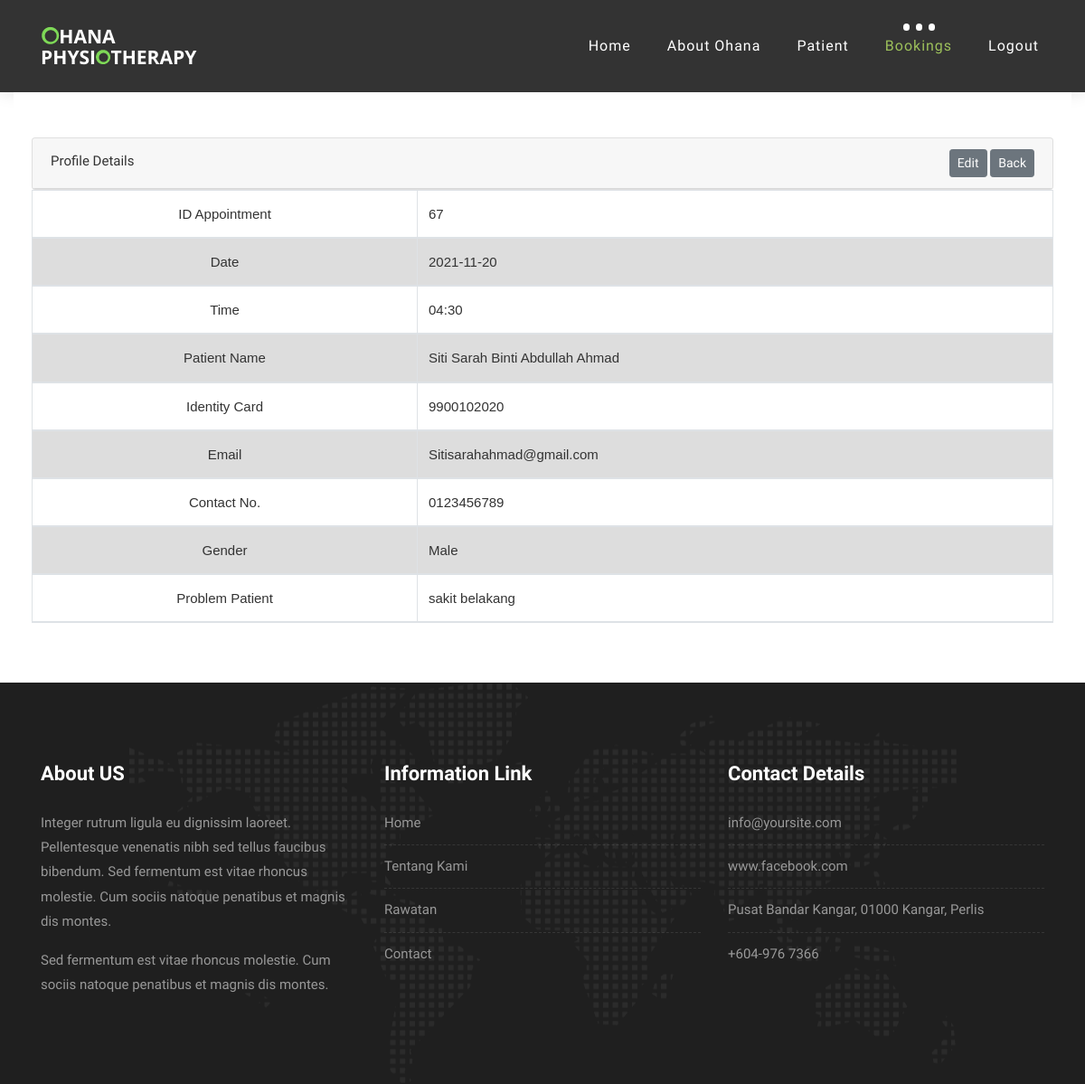
Screenshot of /admin/displaybooking.php?id=67 with the database file from the repository.
### tables this page shows
CREATE TABLE `bookings` (
  `id_book` int(11) NOT NULL,
  `date` date NOT NULL,
  `timeslot` varchar(50) NOT NULL,
  `name` varchar(50) NOT NULL,
  `gender` varchar(50) NOT NULL,
  `phone` varchar(50) NOT NULL,
  `email` varchar(50) NOT NULL,
  `comment` varchar(50) NOT NULL,
  `ic` varchar(50) NOT NULL,
  `id_patient` int(11) NOT NULL
);

### admin/displaybooking.php (the view, shortened to what this page needs)
<?php
include('connection.php');
$id_book=$_GET['id'];
$sql = "SELECT * FROM bookings WHERE id_book='$id_book'";
$result = mysqli_query($conn, $sql);
?>
<!DOCTYPE html>
<html lang="en">
        <link href="//maxcdn.bootstrapcdn.com/bootstrap/4.1.1/css/bootstrap.min.css" rel="stylesheet" id="bootstrap-css">
        <link rel="stylesheet" href="//maxcdn.bootstrapcdn.com/bootstrap/4.0.0-alpha.6/css/bootstrap.min.css" />
        <link href="//maxcdn.bootstrapcdn.com/font-awesome/4.3.0/css/font-awesome.min.css" rel="stylesheet" />
	<link rel="stylesheet" type="text/css" href="vendor/bootstrap/css/bootstrap.min.css">
	<link rel="stylesheet" type="text/css" href="fonts/font-awesome-4.7.0/css/font-awesome.min.css">
	<link rel="stylesheet" type="text/css" href="vendor/animate/animate.css">
	<link rel="stylesheet" type="text/css" href="vendor/select2/select2.min.css">
	<link rel="stylesheet" type="text/css" href="vendor/perfect-scrollbar/perfect-scrollbar.css">
	<link rel="stylesheet" type="text/css" href="css/util.css">
	<link rel="stylesheet" type="text/css" href="css/main.css">
    <link rel="stylesheet" href="css/bootstrap.min.css">
    <link rel="stylesheet" href="style.css">
    <link rel="stylesheet" href="css/versions.css">
    <link rel="stylesheet" href="css/responsive.css">
    <link rel="stylesheet" href="css/custom.css">
</head>
<body class="host_version">
	<header class="top-navbar">
		<nav class="navbar navbar-expand-lg navbar-light bg-light">
			<div class="container-fluid">
				<a class="navbar-brand" href="index.php">
					<img src="images/ohana.png" alt="" />
				</a>
				<div class="collapse navbar-collapse" id="navbars-host">
					<ul class="navbar-nav ml-auto">
						<li class="nav-item"><a class="nav-link" href="admin.php">Home</a></li>
						<li class="nav-item dropdown">
							<a class="nav-link dropdown-toggle" href="#" id="dropdown-a" data-toggle="dropdown">About Ohana </a>
						</li>
						<li class="nav-item dropdown">
							<a class="nav-link dropdown-toggle" href="#" id="dropdown-a" data-toggle="dropdown">Patient </a>
						</li>
						<li class="nav-item dropdown active">
							<a class="nav-link dropdown-toggle" href="#" id="dropdown-a" data-toggle="dropdown">Bookings </a>
						</li>
						<li class="nav-item"><a class="nav-link" href="logout.php">Logout</a></li>
					</ul>
				</div>
			</div>
		</nav>
	</header>
	<div class="col-lg-12">
	<form action="viewpatient.php" method="post" class="checkdomain form-inline" >
	<div class="card-body">
	<div class="table-responsive">
		<table class="table table-striped table-bordered" id="appointment_list_table">
			<thead>
			<div class="card">
				<div class="card-header">
					<div class="row">
						<div class="col-md-6">
							Profile Details
						</div>
						<?php
							if(mysqli_num_rows($result) > 0)
							{
							while($row = mysqli_fetch_assoc($result))
							{
						?>
						<div class="col-md-6 text-right">
							<a href="editbooking.php?id=<?php echo $row["id_book"]; ?>" class="btn btn-secondary btn-sm" onClick="return confirm('Do you really want to update?');">Edit</a>
							<a href="viewbooking.php" class="btn btn-secondary btn-sm">Back</a>
						</div>
						<tr>
							<th class="text-center" width="20%">ID Appointment</th>
							<td><?php echo $row['id_book']; ?></td>
						</tr>
						<tr>
							<th class="text-center" width="20%">Date</th>
							<td><?php echo $row['date']; ?></td>
						</tr>
						<tr>
							<th class="text-center" width="20%">Time</th>
							<td><?php echo $row['timeslot']; ?></td>
						</tr>
						<tr>
							<th class="text-center" width="20%">Patient Name</th>
							<td><?php echo $row['name']; ?></td>
						</tr>
						<tr>
							<th class="text-center" width="20%">Identity Card</th>
							<td><?php echo $row['ic']; ?></td>
						</tr>
						<tr>
							<th class="text-center" width="20%">Email</th>
							<td><?php echo $row['email']; ?></td>
						</tr>
						<tr>
							<th class="text-center" width="20%">Contact No.</th>
							<td><?php echo $row['phone']; ?></td>
						</tr>
						<tr>
							<th class="text-center" width="20%">Gender</th>
							<td><?php echo $row['gender']; ?></td>
						</tr>
						<tr>
							<th class="text-center" width="20%">Problem Patient</th>
							<td><?php echo $row['comment']; ?></td>
						</tr>
						<?php
							   }
							}
							else
							{
							   echo "0 results";
							}
						?>
					</div>
				</div>
			</div>
				</thead>
		</table>
	</div>
	</div>
 </form>
                </div>
  <footer class="footer">
        <div class="container">
            <div class="row">
                <div class="col-lg-4 col-md-4 col-xs-12">
                    <div class="widget clearfix">
                        <div class="widget-title">
                            <h3>About US</h3>
                        </div>
                        <p> Integer rutrum ligula eu dignissim laoreet. Pellentesque venenatis nibh sed tellus faucibus bibendum. Sed fermentum est vitae rhoncus molestie. Cum sociis natoque penatibus et magnis dis montes.</p>
                        <p>Sed fermentum est vitae rhoncus molestie. Cum sociis natoque penatibus et magnis dis montes.</p>
                    </div>
                </div>
				<div class="col-lg-4 col-md-4 col-xs-12">
                    <div class="widget clearfix">
                        <div class="widget-title">
                            <h3>Information Link</h3>
                        </div>
                        <ul class="footer-links">
                            <li><a href="index.php">Home</a></li>
							<li><a href="about.php">Tentang Kami</a></li>
							<li><a href="hosting.php">Rawatan</a></li>
							<li><a href="contact.php">Contact</a></li>
                        </ul>
                    </div>
                </div>
                <div class="col-lg-4 col-md-4 col-xs-12">
                    <div class="widget clearfix">
                        <div class="widget-title">
                            <h3>Contact Details</h3>
                        </div>
                        <ul class="footer-links">
                            <li><a href="mailto:#">info@yoursite.com</a></li>
                            <li><a href="#">www.facebook.com</a></li>
                            <li> Pusat Bandar Kangar, 01000 Kangar, Perlis</li>
                            <li>+604-976 7366</li>
                        </ul>
                    </div>
                </div>
            </div>
        </div>
    </footer>
</body>
</html>

### admin/css/main.css (style rules this page uses)
* { margin: 0px; padding: 0px; box-sizing: border-box; }
body, html { height: 100%; font-family: sans-serif; }
a { margin: 0px; transition: all 0.4s; -webkit-transition: all 0.4s; -o-transition: all 0.4s; -moz-transition: all 0.4s; }
h1,h2,h3,h4,h5,h6 { margin: 0px; }
p { margin: 0px; }
ul, li { margin: 0px; list-style-type: none; }
table { width: 100%; background-color: #fff; }
th, td { font-weight: unset; padding-right: 10px; }

### admin/style.css (style rules this page uses)
body { color: #333333; font-size: 15px; font-family: 'Quicksand', sans-serif; line-height: 1.80857; }
html, body { height: 100%; }
a { color: #1f1f1f; text-decoration: none !important; outline: none !important; -webkit-transition: all .3s ease-in-out; -moz-transition: all .3s ease-in-out; -ms-transition: all .3s ease-in-out; -o-transition: all .3s ease-in-out; transition: all .3s ease-in-out; }
h1, h2, h3, h4, h5, h6 { letter-spacing: 0; font-weight: normal; position: relative; padding: 0 0 10px 0; font-weight: normal; line-height: 120% !important; color: #1f1f1f; margin: 0 }
h3 { font-size: 18px }
a { color: #1f1f1f; text-decoration: none; outline: none; }
a, .btn { text-decoration: none !important; outline: none !important; -webkit-transition: all .3s ease-in-out; -moz-transition: all .3s ease-in-out; -ms-transition: all .3s ease-in-out; -o-transition: all .3s ease-in-out; transition: all .3s ease-in-out; }
.top-navbar .bg-light { background: #333333 !important; }
.top-navbar .navbar-light .navbar-nav .nav-link { color: #ffffff; font-size: 16px; font-weight: 500; }
.top-navbar .navbar-light .navbar-nav .nav-item { position: relative; display: inline-block; padding: 15px 0px; margin: 0px 20px; }
.top-navbar .navbar-light .navbar-nav .nav-item .nav-link { padding: 6px 0px; position: relative; display: block; line-height: 30px; letter-spacing: 1px; }
.top-navbar .navbar-light .navbar-nav .nav-item::after { position: absolute; content: ''; left: 50%; bottom: auto; top: 11px; width: 7px; height: 8px; opacity: 0; margin-left: -3px; background-color: #ffffff; border-radius: 50px; -webkit-transform: translateY(0px); transform: translateY(0px); transition: all 900ms ease; -webkit-transition: all 900ms ease; -ms-transition: all 900ms ease; -o-transition: all 900ms ease; -moz-transition: all 900ms ease; }
.top-navbar .navbar-light .navbar-nav .nav-item .nav-link::before { position: absolute; content: ''; left: 0%; bottom: auto; top: -4px; width: 7px; height: 8px; border-radius: 50px; opacity: 0; margin-left: -10px; background-color: #ffffff; -webkit-transform: translateY(0px); transform: translateY(0px); transition: all 900ms ease; -webkit-transition: all 900ms ease; -ms-transition: all 900ms ease; -o-transition: all 900ms ease; -moz-transition: all 900ms ease; }
.top-navbar .navbar-light .navbar-nav .nav-item .nav-link::after { position: absolute; content: ''; right: 0%; left: auto; bottom: auto; top: -4px; width: 7px; height: 8px; border-radius: 50px; border: none !important; opacity: 0; margin-right: -11px; background-color: #ffffff; transition: all 900ms ease; -webkit-transition: all 900ms ease; -ms-transition: all 900ms ease; -o-transition: all 900ms ease; -moz-transition: all 900ms ease; }
.top-navbar .navbar-light .navbar-nav .nav-item.active::after { opacity: 1; }
.top-navbar .navbar-light .navbar-nav .nav-item.active .nav-link::before { opacity: 1; left: 40%; }
.top-navbar .navbar-light .navbar-nav .nav-item.active .nav-link { color: #9dc15b; }
.top-navbar .navbar-light .navbar-nav .nav-item.active .nav-link::after { opacity: 1; right: 40%; }
.top-navbar .bg-light { padding-top: 15px; padding-bottom: 15px; box-shadow: 0 0 18px 0 rgba(0,0,0,.12); }
.footer { padding: 90px 0 80px !important; color: #999; background:#1f1f1f url('images/world-map.png') no-repeat center; }
.footer .widget-title { position: relative; display: block; margin-bottom: 30px; }
.footer .widget-title h3 { color: #fff; font-weight: 700; font-size: 22px; padding: 0; margin: 0; line-height: 1 !important; }
.footer-links { list-style: none; padding: 0; }
.footer-links a { color: #999; }
.footer-links li { margin-bottom: 10px; display: block; width: 100%; border-bottom: 1px dashed rgba(255, 255, 255, 0.1); padding-bottom: 10px; }
.footer-links li:last-child { margin-bottom: 0; padding-bottom: 0; border: 0; }

### admin/css/versions.css (style rules this page uses)
body.host_version .checkdomain { background-color: #fff; padding: 30px 0px; text-align: left; }
body.host_version .checkdomain { margin-top: 0px; display: block; position: relative; }

### rows the page displays
bookings: id_book "67", date "2021-11-20", timeslot "04:30", name "Siti Sarah Binti Abdullah Ahmad", ic "9900102020", email "Sitisarahahmad@gmail.com", phone "0123456789", gender "Male", comment "sakit belakang"
